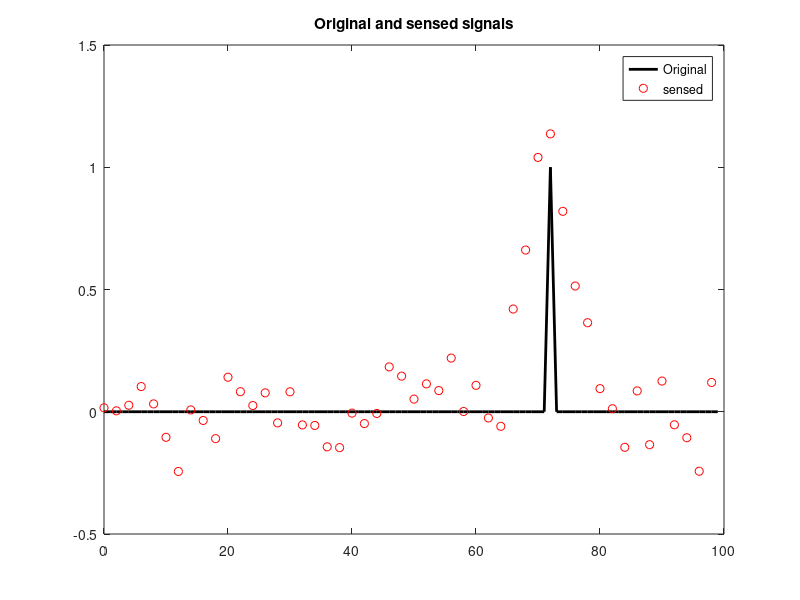
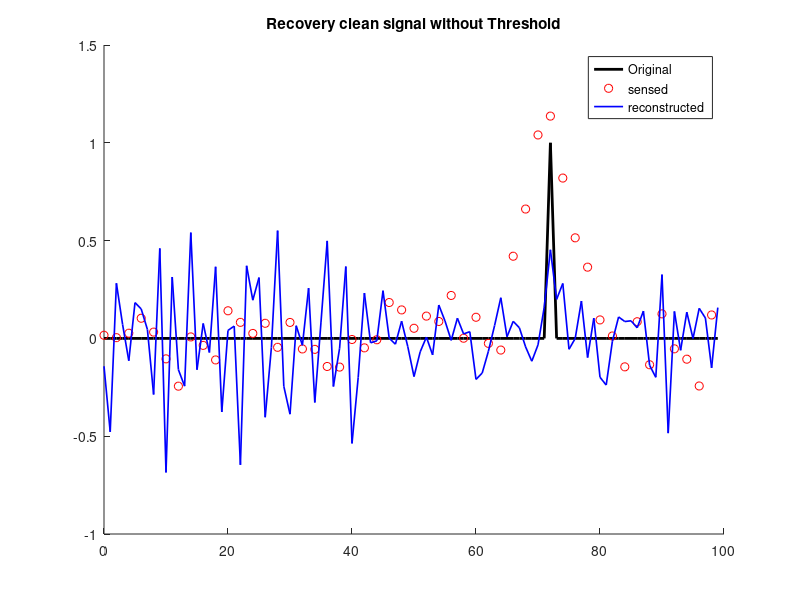
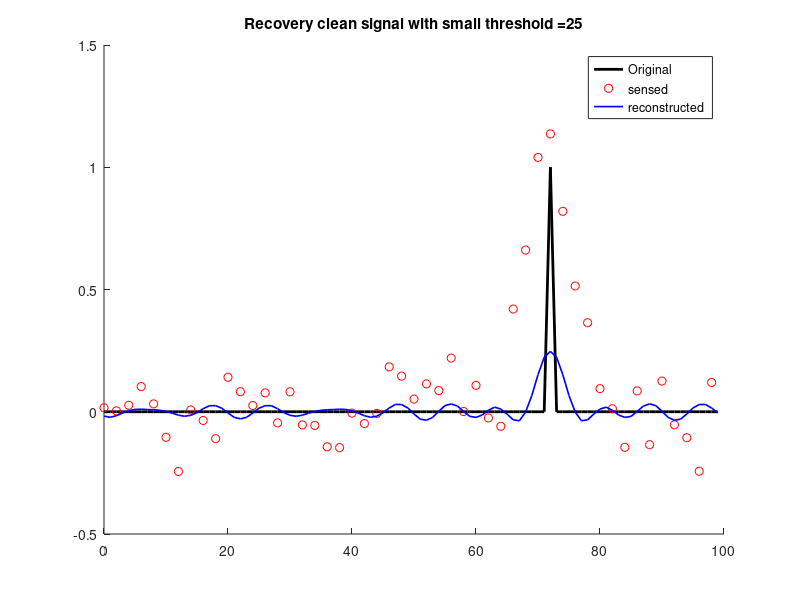
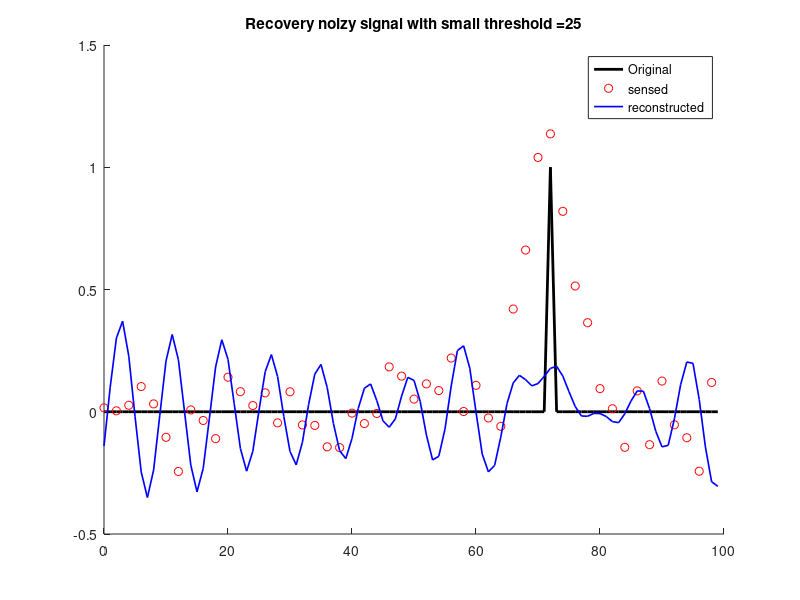

Reproduce these figures in MATLAB, in order. (Note: this script raises an error after producing the figures.)
%% Simple one-dimensional T-SVD example
%%
%    Data science
%    Homework 3
%    Author : Ferdinand Dowouo
%    Problem 1 : Understanding the SVD
%%
clear;  close all ; clc;
warning('off') ;
% Blur kernel
kernel_width = 21; % Must be odd
h = 0.5 + 0.5 * cos(linspace(-pi, pi, kernel_width));
% Sensing matrix - cyclic shifts of h form the rows of A.
n = 100;
h_cyclic = zeros(1, n);
kw_by_2 = floor(kernel_width / 2) + 1;
h_cyclic(1 : kw_by_2) = h(kw_by_2 : end);
h_cyclic(n-kw_by_2+2 : n) = h(1 : kw_by_2-1);
A = toeplitz(h_cyclic);
A = A(1:2:end, :);
m = size(A, 1);
% Random non-zero indices
nnz = 1;  % Number of non-zero indices
idx = datasample(1:n, nnz, 'Replace', false);
x = zeros(n, 1);
x(idx) = 1;
% Apply blur kernel
y_true = A * x;
% Add sensor noise
sigma = 0.1;
y = y_true + sigma * randn(m, 1);
% Plot original and sensed signals
figure(1); 
tx = 0:n-1;
ty = 0:2:n-1;
plot(tx, x, 'k-', 'Linewidth', 2);
hold on;
plot(ty, y, 'ro');

legend( 'Original' , 'sensed')
title('Original and sensed signals')

%% T-SVD code goes here
nTrunc = 50 ;
xRec = 0 ;
[U, E , V] = svd(A) ;
sig = diag(E) ;
d = y_true ;
for k = 1:nTrunc
    Ul = U(:,k) ;
    Vl = V(:, k) ;
    sigk = sig(k) ;
    xRec = xRec + ((Ul'*d)/sigk)*Vl ;
end
figure;
hold on
plot(tx, x, 'k-', 'Linewidth', 2);
plot(ty, y, 'ro');
plot(tx, xRec,  '-b', 'LineWidth' , 1.2) ;
hold off ;
legend( 'Original' , 'sensed', 'reconstructed')
title('Recovery clean signal without Threshold')
%% For small threshold
nThreshold =25 ;
xRecT = 0 ;
d = y_true ;
for k = 1:nThreshold
    Ul = U(:,k) ;
    Vl = V(:, k) ;
    sigk = sig(k) ;
    xRecT = xRecT + ((Ul'*d)/sigk)*Vl ;
end
figure ;
hold on
plot(tx, x, 'k-', 'Linewidth', 2);
plot(ty, y, 'ro');
plot(tx, xRecT,  '-b', 'LineWidth' , 1.2) ;
hold off
legend( 'Original' , 'sensed', 'reconstructed')
title( strcat('Recovery clean signal with small threshold = ' , num2str(nThreshold)))
%% TruncatedSVD for noizy signal
% let's find the 
% L is the identity matrix in this case
[U, E , V] = svd(A) ;
sig = diag(E) ;
nThreshold = 25;
xRec = 0 ;
for k = 1:nThreshold
    Ul = U(:,k) ;
    Vl = V(:, k) ;
    sigk = sig(k) ;
    xRec = xRec + ((Ul'*y)/sigk)*Vl ;
end
fPrime = xRec ;
Vk = V(:, nThreshold+1:end) ;
Vk_plus = ((Vk'*Vk))\(Vk') ;
c = -Vk_plus*fPrime ;
xRec_N = fPrime+ Vk*c  ;

figure ;
hold on
plot(tx, x, 'k-', 'Linewidth', 2);
plot(ty, y, 'ro');
plot(tx, xRec_N,  '-b', 'LineWidth' , 1.2) ;
hold off
legend( 'Original' , 'sensed', 'reconstructed')
title( strcat('Recovery noizy signal with small threshold = ' , num2str(nThreshold)))

% 
%% Group comment on i , ii, iii, iv, 

% i) If A is a 50 x 100 matrix and given that A is full rank, this mean that
% the rank of A is 50  , therefore the maximum number of singular values
% you can invert in absence of noise is 50 

%ii) for the Truncated SVD, using the 50th non zero singular value we can
%see that the recovered signal capture the original but still presents a
%higher variance around the true signal , this is due to the fact that some
%of the singular value are very small and when we divide a term such as
%(U*d) then the whole thing become very large and that affect the noiziness
%of the recovered signal.

% we can never get the exact original signal  because no matter how smalll
% the threshold is there will be a small value 
% iii) whe we use smaller threshold, the curve of the recovered signal
% become smooth , however we notice a decrease of the amplitude of peaks
% vallue. again this smoothness is due to the fact that smaller signular
% value have beeng removed and the contribution of the correcponding
% element of V have been turned to zero , this reduce the variability of
% the signal. at even very small value of the threshold, the curve is
% pretty much flat with a small maximum where the peak should be.

% iv)  when the noise is added, the smallest threshold ( <=15) produce the better
% result. Howerver, with the treshold more that 30, the recovered signal
% does not look anything closer to the original signal. this is in part due
% to the extra term that are getting explosive value due to very small
% value of sigma. 

%%  k fold cross validation

% using 5 fold cross-validation with 10 repetitions

nFold = 5 ;
dataParti= cvpartition(y, 'k' , nFold) ; 
lambda = 10:1:20; 
Error = [ ] ;
iteration = 10  ; % this is the number of time to run the partition
nnn = 100;
nnz = 1;  % Number of non-zero indices
idx = datasample(1:nnn, nnz, 'Replace', false);
x = zeros(nnn, 1);
x(idx) = 1;
mm = size(A, 1);

% Apply blur kernel
y_true = A * x;
% Add sensor noise
sigma = 0.1;
y = y_true + sigma * randn(mm, 1);

lambda = 10:1:20; 
Error = zeros(length(lambda),1) ;
numIter = 10 ;
for l = 1: length(lambda)
      localError =  zeros(numIter,1) ;
      for iter = 1: numIter
          nFold = 5 ;
          dataParti= cvpartition(y, 'k' , nFold) ;
          err = 0 ;
          for n = 1:nFold
              indicator = dataParti.training(n)  ;
              trainInd = find(indicator ==0) ; % index to be remove in d and in A
              train_data= y ;
              train_data(trainInd) = [] ;
              test_data = y(trainInd) ;
              Atrain = A ;
              Atrain(trainInd,:) = [] ;
              Atest = A(trainInd,:) ;
              [Utrain, Etrain, Vtrain ] = svd(Atrain) ;
              
              sigTrain = diag(Etrain) ;
              nThreshold = lambda(l);
              xTrainRec = 0 ;
              xRec = 0 ;
              for k = 1:nThreshold
                  Ul = Utrain(:,k) ;
                  Vl = Vtrain(:, k) ;
                  sigk = sigTrain(k) ;
                  xRec = xRec + ((Ul'*train_data)/sigk)*Vl ;
              end
            fPrime = xRec ;
            Vk = Vtrain(:, nThreshold+1:end) ;
            Vk_plus = ((Vk'*Vk))\(Vk') ;
            c = -Vk_plus*fPrime ;
            f = fPrime+ Vk*c  ;
           err = err + norm(test_data - (Atest*f)) ;
        end
       localError(iter) = err/nFold ;   
    end
    Error(l)=mean(localError) ;
end
[minErr , indErr] = min(Error) ;
lambda_opt = lambda(indErr) ;
figure;
plot( lambda, Error, 'r' , 'LineWidth' , 1.4)
title(strcat('regularization : Error vs Lambda , Opt_lambda = ' , num2str(lambda_opt)))
fprintf('The optimun lambda is : %d \n ' , lambda_opt)
%% Comment 
% we can see that the curve of the error is not as smooth as we wanted this
% is due to the very small size of the test set which gives rise to a
% higher variation 







